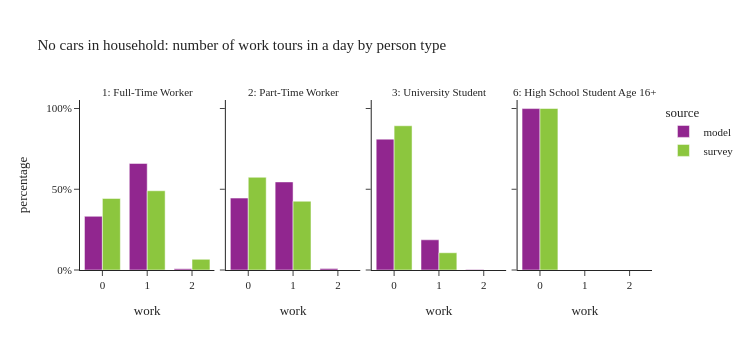

Source (notebook cell):
### Code cell
plot_work_tour_ptype(per_data[(per_data['ptype'].isin(worker_ptype)) & (per_data['auto_ownership'] == 0)],"No cars in household: number of work tours in a day by person type")

### Figure 1 — Plotly figure (JSON) as saved in the notebook; plotly's stock layout.template omitted (floating-point values rounded to 4 significant figures)
{"data": [{"alignmentgroup": "True", "customdata": [[25112], [49839], [579]], "hovertemplate": "source=model<br>ptype_label=1: Full-Time Worker<br>work=%{x}<br>percentage=%{y}<br>sample_size=%{customdata[0]}<extra></extra>", "legendgroup": "model", "marker": {"color": "#91268F", "pattern": {"shape": ""}}, "name": "model", "offsetgroup": "model", "orientation": "v", "showlegend": true, "textposition": "auto", "type": "bar", "x": [0.0, 1.0, 2.0], "xaxis": "x", "y": [0.3325, 0.6599, 0.007666], "yaxis": "y"}, {"alignmentgroup": "True", "customdata": [[6727], [8238], [141]], "hovertemplate": "source=model<br>ptype_label=2: Part-Time Worker<br>work=%{x}<br>percentage=%{y}<br>sample_size=%{customdata[0]}<extra></extra>", "legendgroup": "model", "marker": {"color": "#91268F", "pattern": {"shape": ""}}, "name": "model", "offsetgroup": "model", "orientation": "v", "showlegend": false, "textposition": "auto", "type": "bar", "x": [0.0, 1.0, 2.0], "xaxis": "x2", "y": [0.4453, 0.5453, 0.009334], "yaxis": "y2"}, {"alignmentgroup": "True", "customdata": [[17619], [4065], [61]], "hovertemplate": "source=model<br>ptype_label=3: University Student<br>work=%{x}<br>percentage=%{y}<br>sample_size=%{customdata[0]}<extra></extra>", "legendgroup": "model", "marker": {"color": "#91268F", "pattern": {"shape": ""}}, "name": "model", "offsetgroup": "model", "orientation": "v", "showlegend": false, "textposition": "auto", "type": "bar", "x": [0.0, 1.0, 2.0], "xaxis": "x3", "y": [0.8103, 0.1869, 0.002805], "yaxis": "y3"}, {"alignmentgroup": "True", "customdata": [[2026], [1]], "hovertemplate": "source=model<br>ptype_label=6: High School Student Age 16+<br>work=%{x}<br>percentage=%{y}<br>sample_size=%{customdata[0]}<extra></extra>", "legendgroup": "model", "marker": {"color": "#91268F", "pattern": {"shape": ""}}, "name": "model", "offsetgroup": "model", "orientation": "v", "showlegend": false, "textposition": "auto", "type": "bar", "x": [0.0, 1.0], "xaxis": "x4", "y": [0.9995, 0.0004933], "yaxis": "y4"}, {"alignmentgroup": "True", "customdata": [[180], [143], [4]], "hovertemplate": "source=survey<br>ptype_label=1: Full-Time Worker<br>work=%{x}<br>percentage=%{y}<br>sample_size=%{customdata[0]}<extra></extra>", "legendgroup": "survey", "marker": {"color": "#8CC63E", "pattern": {"shape": ""}}, "name": "survey", "offsetgroup": "survey", "orientation": "v", "showlegend": true, "textposition": "auto", "type": "bar", "x": [0.0, 1.0, 2.0], "xaxis": "x", "y": [0.4431, 0.4907, 0.06614], "yaxis": "y"}, {"alignmentgroup": "True", "customdata": [[66], [31]], "hovertemplate": "source=survey<br>ptype_label=2: Part-Time Worker<br>work=%{x}<br>percentage=%{y}<br>sample_size=%{customdata[0]}<extra></extra>", "legendgroup": "survey", "marker": {"color": "#8CC63E", "pattern": {"shape": ""}}, "name": "survey", "offsetgroup": "survey", "orientation": "v", "showlegend": false, "textposition": "auto", "type": "bar", "x": [0.0, 1.0], "xaxis": "x2", "y": [0.5742, 0.4258], "yaxis": "y2"}, {"alignmentgroup": "True", "customdata": [[72], [13]], "hovertemplate": "source=survey<br>ptype_label=3: University Student<br>work=%{x}<br>percentage=%{y}<br>sample_size=%{customdata[0]}<extra></extra>", "legendgroup": "survey", "marker": {"color": "#8CC63E", "pattern": {"shape": ""}}, "name": "survey", "offsetgroup": "survey", "orientation": "v", "showlegend": false, "textposition": "auto", "type": "bar", "x": [0.0, 1.0], "xaxis": "x3", "y": [0.8932, 0.1068], "yaxis": "y3"}, {"alignmentgroup": "True", "customdata": [[2]], "hovertemplate": "source=survey<br>ptype_label=6: High School Student Age 16+<br>work=%{x}<br>percentage=%{y}<br>sample_size=%{customdata[0]}<extra></extra>", "legendgroup": "survey", "marker": {"color": "#8CC63E", "pattern": {"shape": ""}}, "name": "survey", "offsetgroup": "survey", "orientation": "v", "showlegend": false, "textposition": "auto", "type": "bar", "x": [0.0], "xaxis": "x4", "y": [1.0], "yaxis": "y4"}], "layout": {"annotations": [{"font": {}, "showarrow": false, "text": "1: Full-Time Worker", "x": 0.1175, "xanchor": "center", "xref": "paper", "y": 1.0, "yanchor": "bottom", "yref": "paper"}, {"font": {}, "showarrow": false, "text": "2: Part-Time Worker", "x": 0.3725, "xanchor": "center", "xref": "paper", "y": 1.0, "yanchor": "bottom", "yref": "paper"}, {"font": {}, "showarrow": false, "text": "3: University Student", "x": 0.6275, "xanchor": "center", "xref": "paper", "y": 1.0, "yanchor": "bottom", "yref": "paper"}, {"font": {}, "showarrow": false, "text": "6: High School Student Age 16+", "x": 0.8825, "xanchor": "center", "xref": "paper", "y": 1.0, "yanchor": "bottom", "yref": "paper"}], "barmode": "group", "height": 350, "legend": {"title": {"text": "source"}, "tracegroupgap": 0}, "title": {"text": "No cars in household: number of work tours in a day by person type"}, "width": 750, "xaxis": {"anchor": "y", "domain": [0.0, 0.235], "title": {"text": "work"}}, "xaxis2": {"anchor": "y2", "domain": [0.255, 0.49], "matches": "x", "title": {"text": "work"}}, "xaxis3": {"anchor": "y3", "domain": [0.51, 0.745], "matches": "x", "title": {"text": "work"}}, "xaxis4": {"anchor": "y4", "domain": [0.765, 1.0], "matches": "x", "title": {"text": "work"}}, "yaxis": {"anchor": "x", "domain": [0.0, 1.0], "tickformat": ".0%", "title": {"text": "percentage"}}, "yaxis2": {"anchor": "x2", "domain": [0.0, 1.0], "matches": "y", "showticklabels": false, "tickformat": ".0%"}, "yaxis3": {"anchor": "x3", "domain": [0.0, 1.0], "matches": "y", "showticklabels": false}, "yaxis4": {"anchor": "x4", "domain": [0.0, 1.0], "matches": "y", "showticklabels": false}}}
